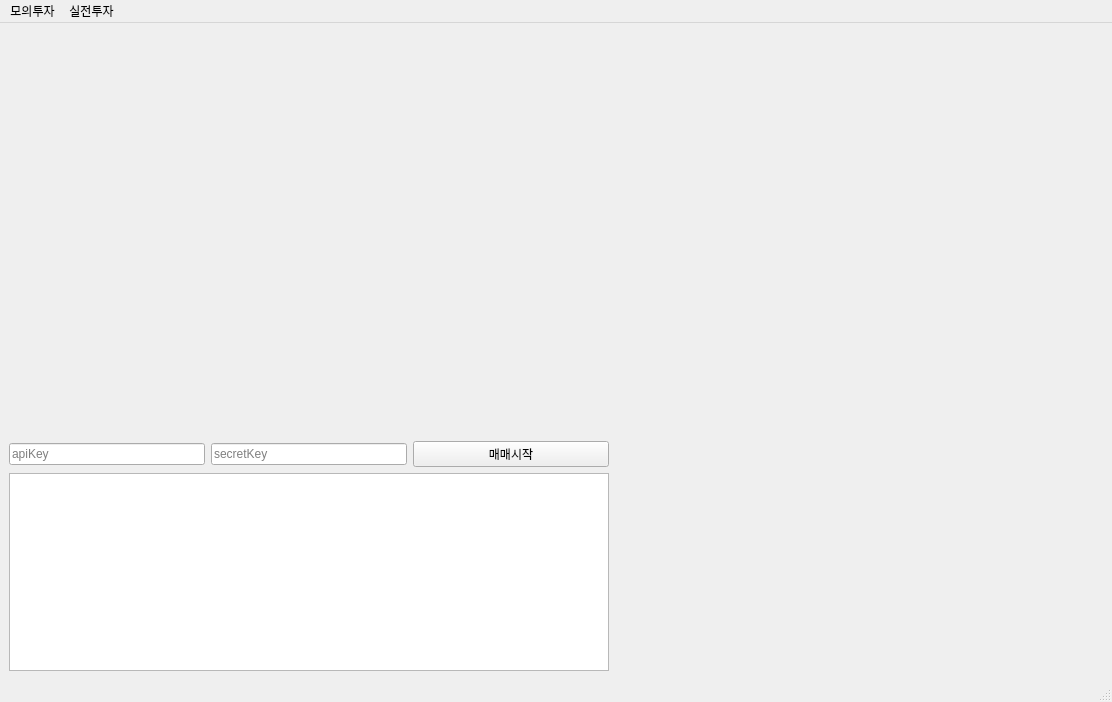
<?xml version="1.0" encoding="UTF-8"?>
<ui version="4.0">
 <class>CoinHomeTradeSystem</class>
 <widget class="QMainWindow" name="CoinHomeTradeSystem">
  <property name="geometry">
   <rect>
    <x>0</x>
    <y>0</y>
    <width>1112</width>
    <height>702</height>
   </rect>
  </property>
  <property name="windowTitle">
   <string>Coin Home Trade System</string>
  </property>
  <property name="windowIcon">
   <iconset>
    <normaloff>icon.png</normaloff>icon.png</iconset>
  </property>
  <widget class="QWidget" name="centralwidget">
   <layout class="QGridLayout" name="gridLayout">
    <item row="0" column="0">
     <layout class="QVBoxLayout" name="verticalLayout">
      <item>
       <widget class="OverviewWidget" name="widget_ovv" native="true"/>
      </item>
      <item>
       <widget class="ChartWidget" name="widget_cht" native="true">
        <property name="minimumSize">
         <size>
          <width>600</width>
          <height>0</height>
         </size>
        </property>
       </widget>
      </item>
      <item>
       <layout class="QHBoxLayout" name="horizontalLayout">
        <item>
         <widget class="QLineEdit" name="apiKey">
          <property name="sizePolicy">
           <sizepolicy hsizetype="Preferred" vsizetype="Fixed">
            <horstretch>0</horstretch>
            <verstretch>0</verstretch>
           </sizepolicy>
          </property>
          <property name="echoMode">
           <enum>QLineEdit::Password</enum>
          </property>
          <property name="placeholderText">
           <string>apiKey</string>
          </property>
         </widget>
        </item>
        <item>
         <widget class="QLineEdit" name="secKey">
          <property name="sizePolicy">
           <sizepolicy hsizetype="Preferred" vsizetype="Fixed">
            <horstretch>0</horstretch>
            <verstretch>0</verstretch>
           </sizepolicy>
          </property>
          <property name="echoMode">
           <enum>QLineEdit::Password</enum>
          </property>
          <property name="placeholderText">
           <string>secretKey</string>
          </property>
         </widget>
        </item>
        <item>
         <widget class="QPushButton" name="button">
          <property name="text">
           <string>매매시작</string>
          </property>
         </widget>
        </item>
       </layout>
      </item>
      <item>
       <widget class="QTextEdit" name="textEdit">
        <property name="sizePolicy">
         <sizepolicy hsizetype="Preferred" vsizetype="Preferred">
          <horstretch>0</horstretch>
          <verstretch>0</verstretch>
         </sizepolicy>
        </property>
       </widget>
      </item>
     </layout>
    </item>
    <item row="0" column="1">
     <widget class="OrderbookWidget" name="widget_odb" native="true"/>
    </item>
   </layout>
  </widget>
  <widget class="QMenuBar" name="menubar">
   <property name="geometry">
    <rect>
     <x>0</x>
     <y>0</y>
     <width>1112</width>
     <height>21</height>
    </rect>
   </property>
   <widget class="QMenu" name="menuBTC">
    <property name="title">
     <string>모의투자</string>
    </property>
   </widget>
   <widget class="QMenu" name="menu">
    <property name="title">
     <string>실전투자</string>
    </property>
   </widget>
   <addaction name="menuBTC"/>
   <addaction name="menu"/>
  </widget>
  <widget class="QStatusBar" name="statusbar"/>
 </widget>
 <customwidgets>
  <customwidget>
   <class>ChartWidget</class>
   <extends>QWidget</extends>
   <header>ui.chart</header>
   <container>1</container>
  </customwidget>
  <customwidget>
   <class>OrderbookWidget</class>
   <extends>QWidget</extends>
   <header>ui.orderbook</header>
   <container>1</container>
  </customwidget>
  <customwidget>
   <class>OverviewWidget</class>
   <extends>QWidget</extends>
   <header>ui.overview</header>
   <container>1</container>
  </customwidget>
 </customwidgets>
 <resources/>
 <connections/>
</ui>
